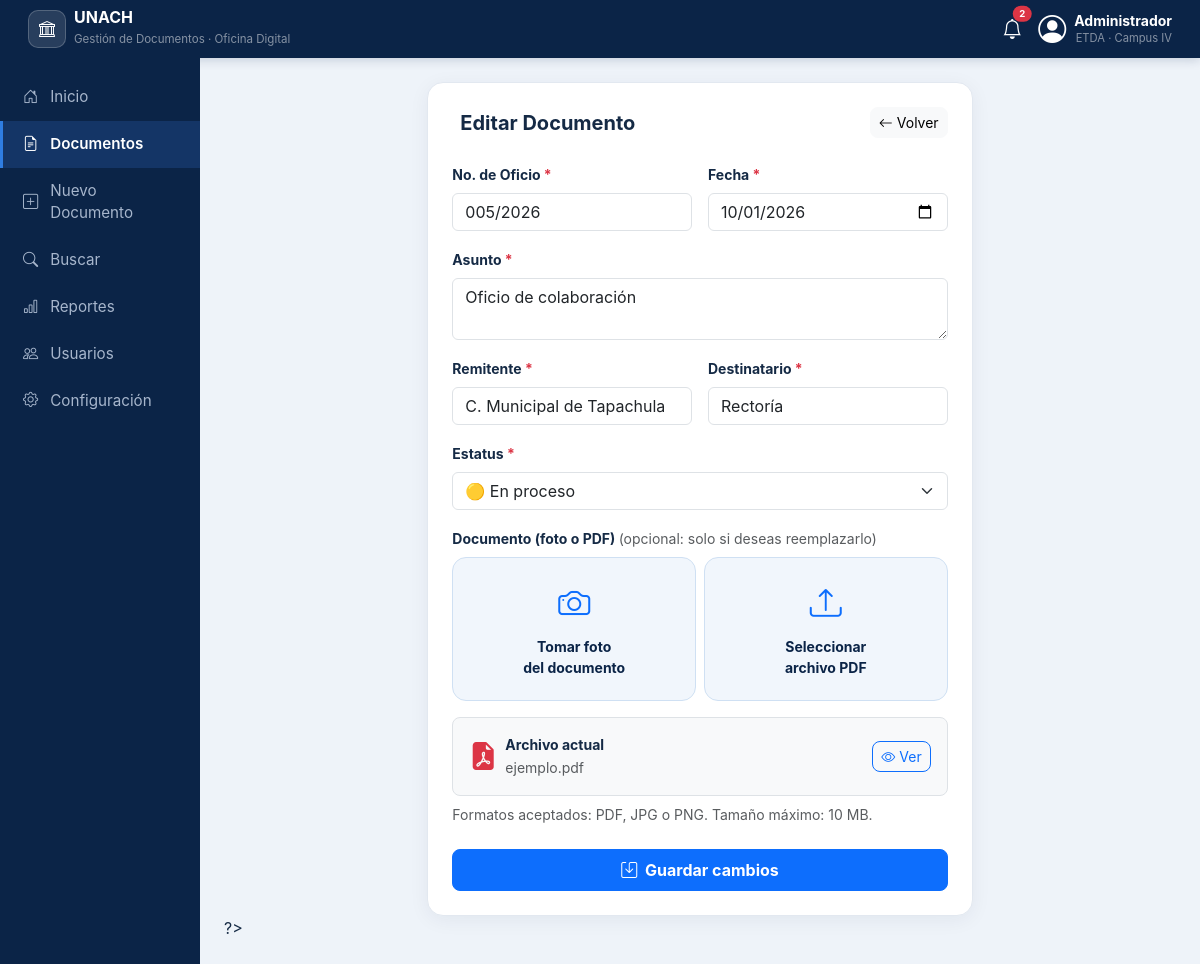
The page /index.php?vista=editar&id=5 on the database its author committed.
### tables this page shows
CREATE TABLE IF NOT EXISTS documentos (
    id              INT AUTO_INCREMENT PRIMARY KEY,
    no_oficio       VARCHAR(50)   NOT NULL,
    fecha           DATE          NOT NULL,
    asunto          VARCHAR(255)  NOT NULL,
    remitente       VARCHAR(150)  NOT NULL,
    destinatario    VARCHAR(150)  NOT NULL,
    estatus         ENUM('Recibido','En proceso','Atendido') NOT NULL DEFAULT 'Recibido',
    archivo_pdf     VARCHAR(255)  NOT NULL,
    archivo_nombre  VARCHAR(255)  DEFAULT NULL,
    archivo_tam     INT           DEFAULT 0,
    github_url      VARCHAR(500)  DEFAULT NULL,
    creado_en       TIMESTAMP     NOT NULL DEFAULT CURRENT_TIMESTAMP,
    actualizado_en  TIMESTAMP     NOT NULL DEFAULT CURRENT_TIMESTAMP ON UPDATE CURRENT_TIMESTAMP,

     
    INDEX idx_no_oficio    (no_oficio),
    INDEX idx_fecha        (fecha),
    INDEX idx_estatus      (estatus),
    INDEX idx_remitente    (remitente),
    INDEX idx_destinatario (destinatario),
    FULLTEXT KEY ft_busqueda (no_oficio, asunto, remitente, destinatario)
);

### index.php (called while the page is built, shortened)
<?php
require_once __DIR__ . '/conexion.php';
require_once __DIR__ . '/includes/funciones.php';
require_once __DIR__ . '/includes/consultas.php';
$vistasDisponibles = [
    'inicio'        => 'inicio.php',
    'documentos'    => 'documentos.php',
    'nuevo'         => 'formulario.php',
    'editar'        => 'formulario.php',
    'buscar'        => 'buscar.php',
    'reportes'      => 'reportes.php',
    'usuarios'      => 'usuarios.php',
    'configuracion' => 'configuracion.php',
];
require __DIR__ . '/includes/header.php';
require __DIR__ . '/vistas/' . $vistasDisponibles[$vista];
require __DIR__ . '/includes/footer.php';

### includes/consultas.php (called while the page is built, shortened)
<?php
function obtenerDocumento(mysqli $conexion, int $id): ?array
{
    $stmt = $conexion->prepare('SELECT * FROM documentos WHERE id = ? LIMIT 1');
    $stmt->bind_param('i', $id);
    $stmt->execute();
    $fila = $stmt->get_result()->fetch_assoc();
    return $fila ?: null;
}

### includes/funciones.php (called while the page is built, shortened)
<?php
function e($texto): string
{
    return htmlspecialchars((string) $texto, ENT_QUOTES, 'UTF-8');
}

### vistas/formulario.php (the view, shortened to what this page needs)
<?php
$esEdicion = ($vista === 'editar');
$doc = [
    'id' => 0, 'no_oficio' => '', 'fecha' => date('Y-m-d'), 'asunto' => '',
    'remitente' => '', 'destinatario' => '', 'estatus' => 'Recibido',
    'archivo_nombre' => '', 'archivo_tam' => 0, 'github_url' => null,
];
if ($esEdicion) {
    $encontrado = obtenerDocumento($conexion, (int) ($_GET['id'] ?? 0));
    $doc = $encontrado;
}
?>
<div class="row justify-content-center">
    <div class="col-12 col-md-10 col-lg-8 col-xl-7">
        <div class="main-card">
            <div class="d-flex justify-content-between align-items-center mb-4">
                <h5 class="fw-bold mb-0 d-flex align-items-center gap-2">
                    <?= $esEdicion ? 'Editar Documento' : 'Registrar Documento' ?>
                </h5>
                <a href="index.php?vista=documentos" class="btn btn-sm btn-light rounded-3">
                    <i class="bi bi-arrow-left me-1"></i>Volver
                </a>
            </div>
            <form action="acciones/guardar.php" method="POST" enctype="multipart/form-data"
                  id="formDocumento" data-requiere-archivo="<?= $esEdicion ? 'false' : 'true' ?>" novalidate>
                <div class="row g-3 mb-3">
                    <div class="col-12 col-sm-6">
                        <label for="no_oficio" class="form-label small fw-bold">
                            No. de Oficio <span class="text-danger">*</span>
                        </label>
                        <input type="text" class="form-control" id="no_oficio" name="no_oficio"
                               value="<?= e($doc['no_oficio']) ?>" placeholder="Ej. 0452/2026" maxlength="50" required>
                    </div>
                    <div class="col-12 col-sm-6">
                        <label for="fecha" class="form-label small fw-bold">
                            Fecha <span class="text-danger">*</span>
                        </label>
                        <input type="date" class="form-control" id="fecha" name="fecha"
                               value="<?= e($doc['fecha']) ?>" required>
                    </div>
                </div>
                <div class="mb-3">
                    <label for="asunto" class="form-label small fw-bold">
                        Asunto <span class="text-danger">*</span>
                    </label>
                    <textarea class="form-control" id="asunto" name="asunto" rows="2" maxlength="255"
                              placeholder="Descripción breve del asunto del documento" required><?= e($doc['asunto']) ?></textarea>
                </div>
                <div class="row g-3 mb-3">
                    <div class="col-12 col-sm-6">
                        <label for="remitente" class="form-label small fw-bold">
                            Remitente <span class="text-danger">*</span>
                        </label>
                        <input type="text" class="form-control" id="remitente" name="remitente" list="listaRemitentes"
                               value="<?= e($doc['remitente']) ?>" placeholder="Nombre o dependencia" maxlength="150" required>
                    </div>
                    <div class="col-12 col-sm-6">
                        <label for="destinatario" class="form-label small fw-bold">
                            Destinatario <span class="text-danger">*</span>
                        </label>
                        <input type="text" class="form-control" id="destinatario" name="destinatario" list="listaDestinatarios"
                               value="<?= e($doc['destinatario']) ?>" placeholder="Nombre o área" maxlength="150" required>
                    </div>
                </div>
                <div class="mb-3">
                    <label for="estatus" class="form-label small fw-bold">
                        Estatus <span class="text-danger">*</span>
                    </label>
                    <select class="form-select" id="estatus" name="estatus" required>
                        <option value="En proceso" <?= $doc['estatus'] === 'En proceso' ? 'selected' : '' ?>>🟡 En proceso</option>
                    </select>
                </div>
                <div class="mb-4">
                    <label class="form-label small fw-bold">
                        Documento (foto o PDF)
                        <?= $esEdicion ? '<span class="text-muted fw-normal">(opcional: solo si deseas reemplazarlo)</span>'
                                       : '<span class="text-danger">*</span>' ?>
                    </label>
                    <div class="row g-2">
                        <div class="col-6">
                            <div class="btn-upload-option" id="btnCamara" role="button" tabindex="0">
                                <i class="bi bi-camera fs-2 text-primary"></i>
                                <div class="small fw-bold mt-2">Tomar foto<br>del documento</div>
                            </div>
                        </div>
                        <div class="col-6">
                            <div class="btn-upload-option" id="btnArchivo" role="button" tabindex="0">
                                <i class="bi bi-upload fs-2 text-primary"></i>
                                <div class="small fw-bold mt-2">Seleccionar<br>archivo PDF</div>
                            </div>
                        </div>
                    </div>
                    <?php if ($esEdicion && $doc['archivo_nombre']): ?>
                        <div class="mt-3 p-3 bg-light rounded-3 border d-flex justify-content-between align-items-center flex-wrap gap-2">
                            <div class="d-flex align-items-center gap-2">
                                <i class="bi bi-file-earmark-pdf-fill text-danger fs-3"></i>
                                <div>
                                    <small class="fw-bold d-block">Archivo actual</small>
                                    <small class="text-muted"><?= e($doc['archivo_nombre']) ?>
                                    </small>
                                </div>
                            </div>
                            <button type="button" class="btn btn-sm btn-outline-primary rounded-3 ver-pdf"
                                    data-id="<?= (int) $doc['id'] ?>"
                                    data-oficio="<?= e($doc['no_oficio']) ?>"
                                    data-asunto="<?= e($doc['asunto']) ?>">
                                <i class="bi bi-eye me-1"></i>Ver
                            </button>
                        </div>
                    <?php endif; ?>
                    <small class="text-muted d-block mt-2">
                        Formatos aceptados: PDF, JPG o PNG. Tamaño máximo: 10 MB.
                    </small>
                </div>
                <button type="submit" class="btn btn-primary w-100 py-2 rounded-3 fw-bold">
                    <i class="bi bi-save me-1"></i>
                    <?= $esEdicion ? 'Guardar cambios' : 'Guardar Documento' ?>
                </button>
            </form>
        </div>
    </div>
</div>

### assets/css/estilos.css (style rules this page uses)
:root { --unach-dark: #0b2447; --unach-dark-2: #143566; --unach-primary: #2f7de1; --unach-primary-d:#1b5fbb; --bg-light: #eef3f9; --borde: #e2e8f0; --texto: #152a45; --texto-suave: #64748b; --radio: 16px; --sombra: 0 4px 20px rgba(21, 42, 69, .06); }
body { background-color: var(--bg-light); font-family: -apple-system, BlinkMacSystemFont, "Segoe UI", Roboto, Helvetica, Arial, sans-serif; color: var(--texto); padding-bottom: 78px; }
@media (min-width: 992px) { body { padding-bottom: 0; } }
.main-card { background: #fff; border-radius: var(--radio); border: 1px solid var(--borde); box-shadow: var(--sombra); padding: 24px; }
.btn-upload-option { background-color: #f1f6fc; border: 1px solid #cfe0f3; border-radius: 14px; padding: 22px 12px; text-align: center; cursor: pointer; transition: all .18s ease; color: var(--unach-dark); height: 100%; }

### rows shown on the page
documentos: no_oficio "005/2026", fecha "10/01/2026", asunto "Oficio de colaboración", remitente "C. Municipal de Tapachula", destinatario "Rectoría", estatus "🟡 En proceso", archivo_nombre "ejemplo.pdf"

### other values the page prints
$pendientes "2"
$etiqueta "Inicio"
$etiqueta "Documentos"
$etiqueta "Nuevo Documento"
$etiqueta "Buscar"
$etiqueta "Reportes"
$etiqueta "Usuarios"
$etiqueta "Configuración"
